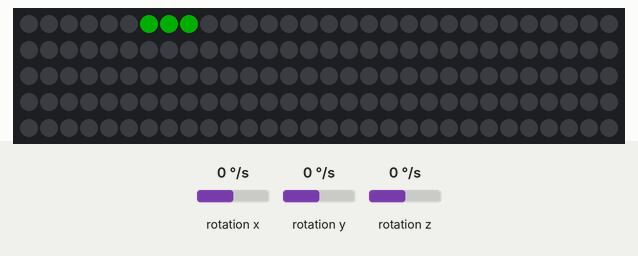
Simulated run of this sketch. Board: ESP32-S3. Parts: 150 RGB LEDs in strip order, left to right, continuing on the next row. Wiring (inferred from the names in the program): MPU-6050 motion sensor at I2C address 0x68. The test bench sets the inputs (shaded band); at power-on: rotation x 0 °/s, rotation y 0 °/s, rotation z 0 °/s. Dim RGB values are drawn brighter than linear.

Above: at 1.2 s.
1.3 s: rotation x set to -100 °/s
At 2.0 s:
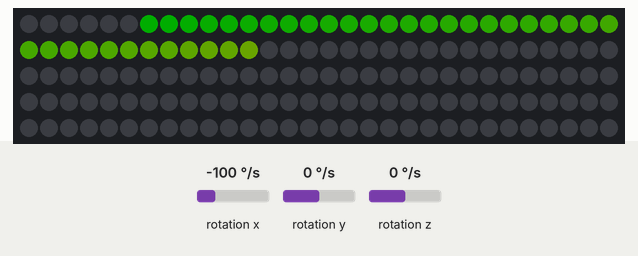
3.2 s: rotation y set to -192 °/s
At 4.1 s:
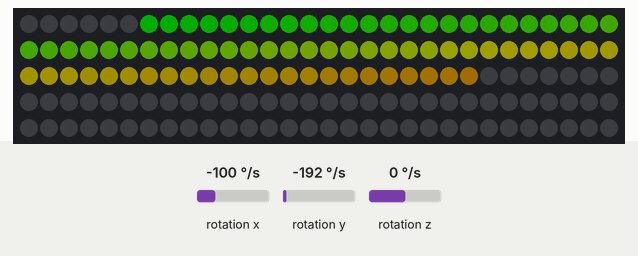
4.8 s: rotation z set to -192 °/s
At 5.7 s:
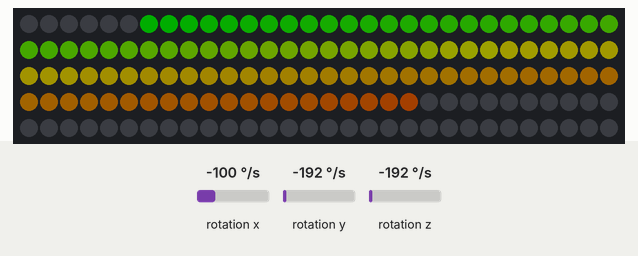
6.4 s: rotation x set to 0 °/s
7.9 s: rotation y set to -100 °/s
At 9.0 s:
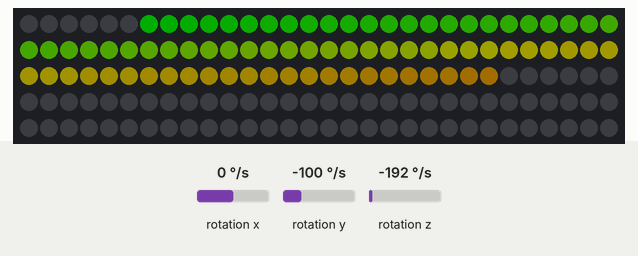
9.7 s: rotation x set to -192 °/s
At 10.5 s:
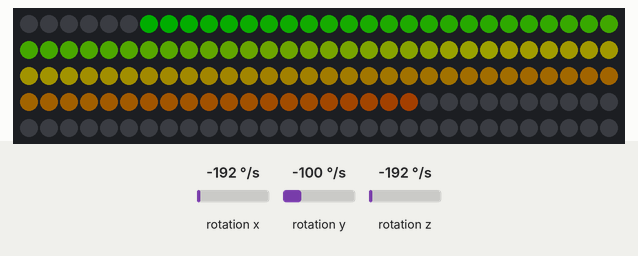
Timing chart, 0 to 12.3 s (numbered marks = the images above; inputs shaded):
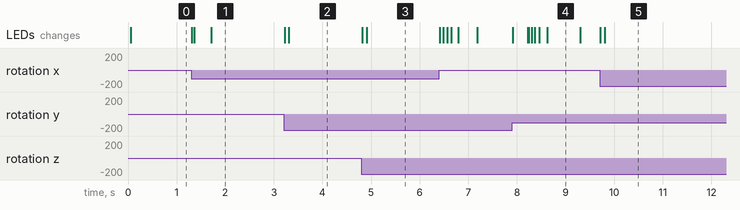

Measured:
- after the input at 1.3 s, the LEDs: first change at once (image 1 shows a later state)
- after the input at 3.2 s, the LEDs: first change at once (image 2 shows a later state)
- after the input at 4.8 s, the LEDs: first change at once (image 3 shows a later state)
- after the input at 7.9 s, the LEDs: first change at once (image 4 shows a later state)
- after the input at 9.7 s, the LEDs: first change at once (image 5 shows a later state)

The sketch:

test_imu_led.ino
```cpp
// (licence header left out)
#include <FastLED.h>
#include <Wire.h>

// ─── IMU ───────────────────────────────────────────────────
#define SDA_PIN   21
#define SCL_PIN   38
#define IMU_ADDR  0x68

// ─── Tira WS2812 ───────────────────────────────────────────
#define LED_PIN     46
#define NUM_LEDS   150
#define START_LED    6      // LEDs 0-5 son SMD internos → siempre apagados
#define MAX_BRIGHT  50

CRGB leds[NUM_LEDS];
bool imuOK = false;

// Suavizado del nivel y "pico que cae" para una barra agradable
float level = 0.0f;

// ─── IMU: init + chequeo WHO_AM_I ──────────────────────────
bool initIMU() {
  Wire.begin(SDA_PIN, SCL_PIN);
  Wire.setClock(400000);

  Wire.beginTransmission(IMU_ADDR);
  Wire.write(0x75);                       // WHO_AM_I
  Wire.endTransmission(false);
  Wire.requestFrom(IMU_ADDR, 1, true);
  uint8_t who = Wire.available() ? Wire.read() : 0xFF;

  // Despertar
  Wire.beginTransmission(IMU_ADDR);
  Wire.write(0x6B); Wire.write(0x00);
  Wire.endTransmission(true);
  delay(50);

  return (who == 0x68);
}

// Lee el giroscopio y devuelve la magnitud (°/s) — responde a cualquier movimiento
float readGyroMag() {
  Wire.beginTransmission(IMU_ADDR);
  Wire.write(0x43);                       // GYRO_XOUT_H
  Wire.endTransmission(false);
  Wire.requestFrom(IMU_ADDR, 6, true);
  if (Wire.available() >= 6) {
    int16_t gx = (Wire.read() << 8) | Wire.read();
    int16_t gy = (Wire.read() << 8) | Wire.read();
    int16_t gz = (Wire.read() << 8) | Wire.read();
    float x = gx / 131.0f, y = gy / 131.0f, z = gz / 131.0f;
    return sqrtf(x * x + y * y + z * z);
  }
  return 0.0f;
}

void setup() {
  FastLED.addLeds<WS2812, LED_PIN, GRB>(leds, NUM_LEDS);
  FastLED.setBrightness(MAX_BRIGHT);
  FastLED.clear(true);

  imuOK = initIMU();
}

void loop() {
  if (!imuOK) {
    // IMU no detectado → parpadeo rojo
    static bool on = false;
    on = !on;
    fill_solid(leds, NUM_LEDS, on ? CRGB::Red : CRGB::Black);
    for (int i = 0; i < START_LED; i++) leds[i] = CRGB::Black;
    FastLED.show();
    delay(300);
    return;
  }

  // IMU OK → barra de nivel de movimiento
  float mag = readGyroMag();                 // °/s (≈0 en reposo, sube al mover)
  float target = mag / 400.0f;               // 400 °/s ≈ barra llena
  if (target > 1.0f) target = 1.0f;

  // Suavizado: sube rápido, baja suave (efecto VU)
  if (target > level) level += (target - level) * 0.6f;
  else                level += (target - level) * 0.08f;

  int usable = NUM_LEDS - START_LED;
  int lit = (int)(level * usable);
  int base = 3;                              // siempre algunos verdes = "IMU vivo"
  if (lit < base) lit = base;

  for (int i = 0; i < NUM_LEDS; i++) {
    if (i < START_LED) { leds[i] = CRGB::Black; continue; }
    int k = i - START_LED;
    if (k < lit) {
      // Gradiente verde → amarillo → rojo según la posición
      uint8_t hue = map(k, 0, usable - 1, 96, 0);   // 96=verde, 0=rojo
      leds[i] = CHSV(hue, 255, 255);
    } else {
      leds[i] = CRGB::Black;
    }
  }
  FastLED.show();
  delay(15);
}
```
